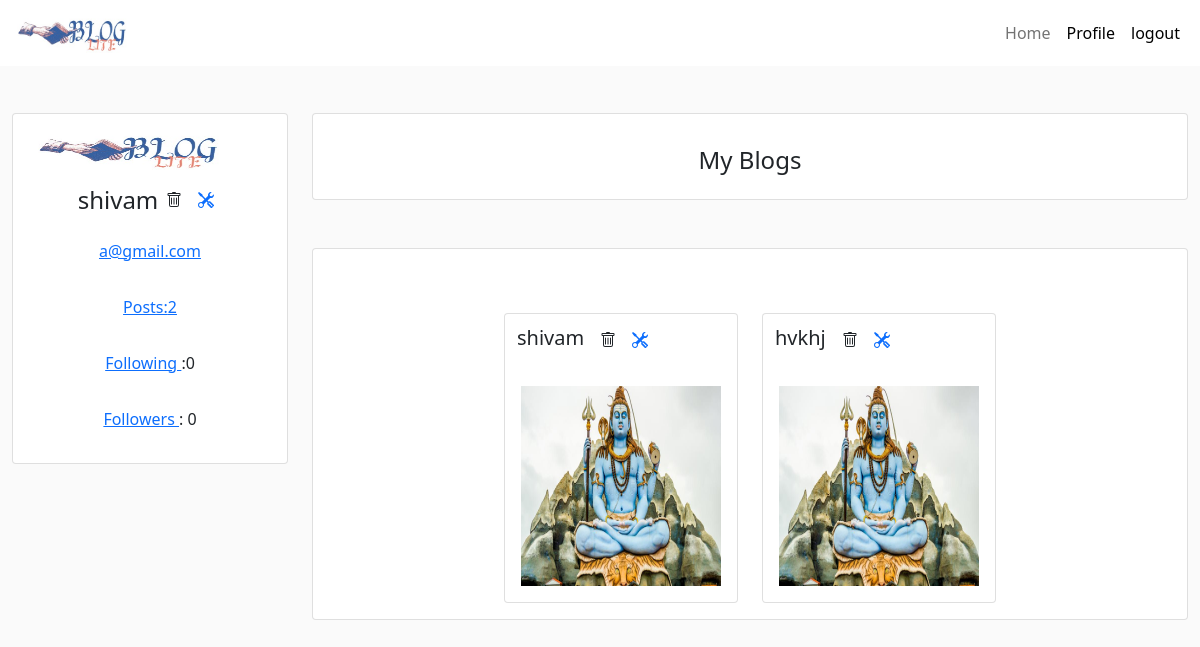
Screenshot of /myprofile (signed in) with the database file from the repository.
### app/models.py (models this page shows, shortened)
class User(UserMixin, db.Model):
    id = db.Column(db.Integer,primary_key=True)
    user = db.Column(db.String(64),unique = True)
    email = db.Column(db.String(120),unique = True)
    password = db.Column(db.String(500))
    userprofile = db.relationship('Userprofile' , backref='User', lazy=True , uselist=False)
    followed = db.relationship('Follow',
                               foreign_keys=[Follow.follower_id],
                               backref=db.backref('follower', lazy='joined'),
                               lazy='dynamic',
                               cascade='all, delete-orphan')
    followers = db.relationship('Follow',
                              foreign_keys=[Follow.followed_id],
                              backref=db.backref('followed', lazy='joined'),
                              lazy='dynamic',
                              cascade='all, delete-orphan')
    def delete(self):
        db.session.delete(self)
        db.session.commit()
        return self

class Userprofile(db.Model):
    id=db.Column(db.Integer,primary_key=True)
    user_id = db.Column(db.Integer, db.ForeignKey('user.id'), unique=True , nullable=False)
    no_of_posts = db.Column(db.Integer)
    no_of_followers = db.Column(db.Integer)
    no_of_following = db.Column(db.Integer)
    image  = db.Column(db.BLOB)
    post = db.relationship('Post' , backref='Userprofile', lazy=True)
    post_likes = db.relationship('Postlikes' , backref='Userprofile', lazy=True)
    comments = db.relationship('Comments' , backref='Userprofile', lazy=True)

class Post(db.Model):
    id = db.Column(db.Integer , primary_key=True)
    title = db.Column(db.String(100))
    caption = db.Column(db.String(100))
    imgpath  = db.Column(db.String(100))
    timestamp = db.Column(db.DateTime)
    no_of_likes = db.Column(db.Integer , default=0)
    user_id = db.Column(db.Integer, db.ForeignKey('userprofile.id'))
    post_likes = db.relationship('Postlikes' , backref='Post', lazy=True )
    comments = db.relationship('Comments' , backref='Post', lazy=True )

### app/views.py (the view)
@app.route('/myprofile')
def myprofile():
    if not current_user.is_authenticated:
        return redirect(url_for('login'))
    else:
        user = User.query.filter_by(id=current_user.id).first_or_404()
        posts = Post.query.filter_by(user_id=user.id).all()
        return render_template('profile/myprofile.html', user=user, posts=posts)

### app/views.py (called while the page is built)
@lm.user_loader
def load_user(user_id):
    return User.query.get(int(user_id))

### app/templates/profile/myprofile.html (shortened to what this page needs)
{% extends "layouts/base-all.html" %}
{% block content %}
<section>
  <div class="container-fluid">
    <div class="row">
      <div class="col-md-3">
        <div class="card mt-5">
          <div class="card-body">
            <div class="d-flex justify-content-center">
              <img src="/static/img/blogv.jpg" alt="logo" width="250" height="40" />
            </div>
            <div class="d-flex justify-content-center">
              <h4 class="mt-3"> {{user.user}} </h4>
              <div class="mt-3 mx-2" onclick="onDeleteUser()">
            </div>
            <a href="/profile/{{user.user}}/edit">
            <div class="mt-3 mx-2">
            </div>
            </div>
            <div class="d-flex justify-content-center">
              <p class="mt-3"> {{user.email}} </p>
            </div>
            <div class="d-flex justify-content-center">
              <p class="mt-3"> Posts:{{user.userprofile.no_of_posts}} </p>
            </div>
            <div class="d-flex justify-content-center">
              <p class="mt-3"> <a href="{{url_for('followings')}}">Following </a>:{{user.userprofile.no_of_following}}
              </p>
            </div>
            <div class="d-flex justify-content-center">
              <p class="mt-3"><a href="{{url_for('followers')}}"> Followers </a> : {{user.userprofile.no_of_followers}}
              </p>
            </div>
          </div>
        </div>
      </div>
      <div class="col-md-9">
        <div class="card mt-5">
          <div class="card-body">
            <div class="d-flex justify-content-center">
              <h4 class="mt-3"> My Blogs </h4>
            </div>
          </div>
        </div>
        <div class="card mt-5">
          <div class="card-body">
            <div class="d-flex justify-content-center">
              <div class="row">
                {% for post in posts %}
                  <div class="col-md-auto">
                    <div class="card mt-5">
                      <div class="card-title">
                        <div class="d-flex  justify-content-start m-1">
                          <h5 class="m-2"> {{post.title}} </h5>
                          <div class="m-2" onclick="onDelete('{{post.id}}')">
                        </div>
                        <a href="/edit/{{post.id}}">
                        <div class="m-2">
                        </div>
                      </a>
                        </div>
                      </div>
                      <a href="/post/{{user.user}}/{{post.id}}" >
                      <div class="card-body">
                        <div class="d-flex justify-content-center">
                          <img src="/static/path/to/the/uploads/{{post.imgpath}}" alt="{{post.imgpath}}" width="200"
                            height="200" />
                        </div>
                      </div>
                    </a>
                    </div>
                  </div>
                {% endfor %}
              </div>
            </div>
          </div>
        </div>
      </div>
    </div>
  </div>
</section>
{% endblock %}

### app/static/css/style.css (style rules this page uses)
::placeholder { text-align: center; font-size: 14px; color: gray; background-image: url(/assets/search-solid.svg); background-repeat: no-repeat; background-position: 40%; background-size: 6%; }
body { background-color:#FAFAFA; padding-top: 65px; overflow-x: hidden; }

### rows the page displays
User: user "shivam", email "a@gmail.com"
Userprofile: userprofile.no_of_posts "2", userprofile.no_of_following "0", userprofile.no_of_followers "0"
Post: title "shivam", imgpath (picture)
Post: title "hvkhj", imgpath (picture)
